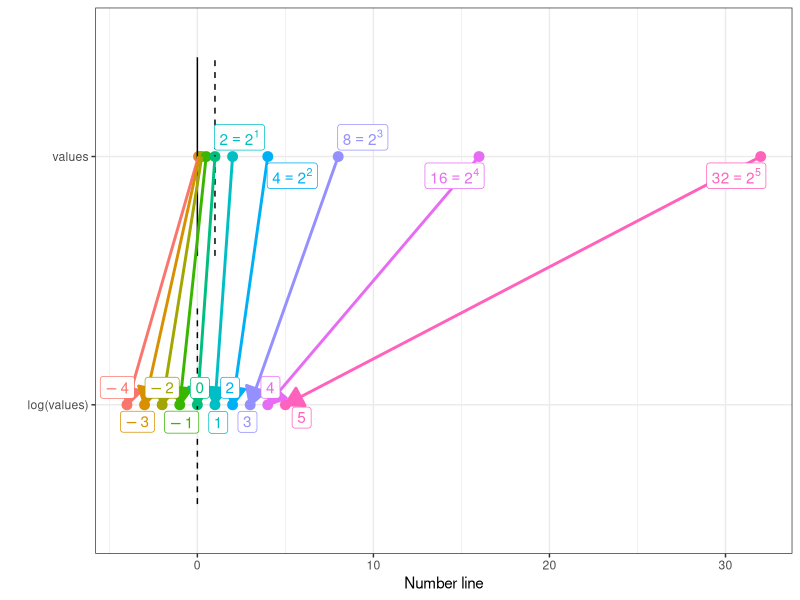
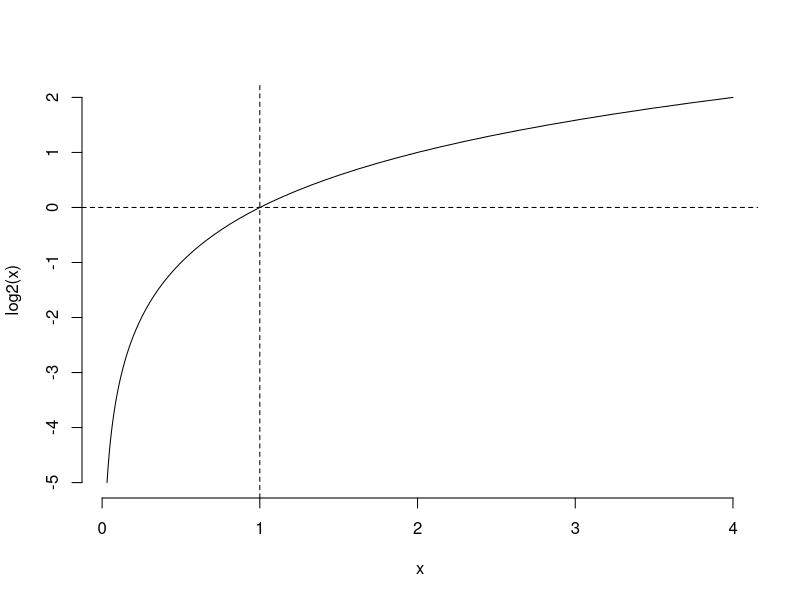
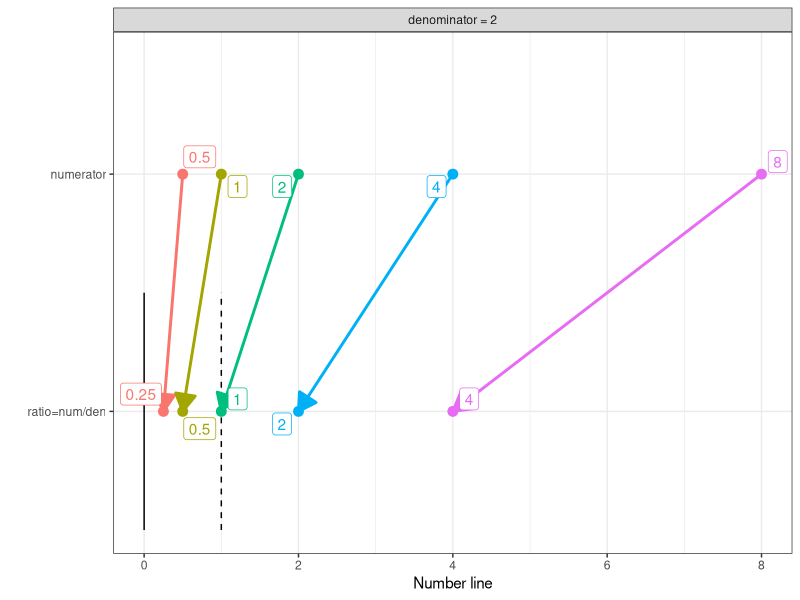
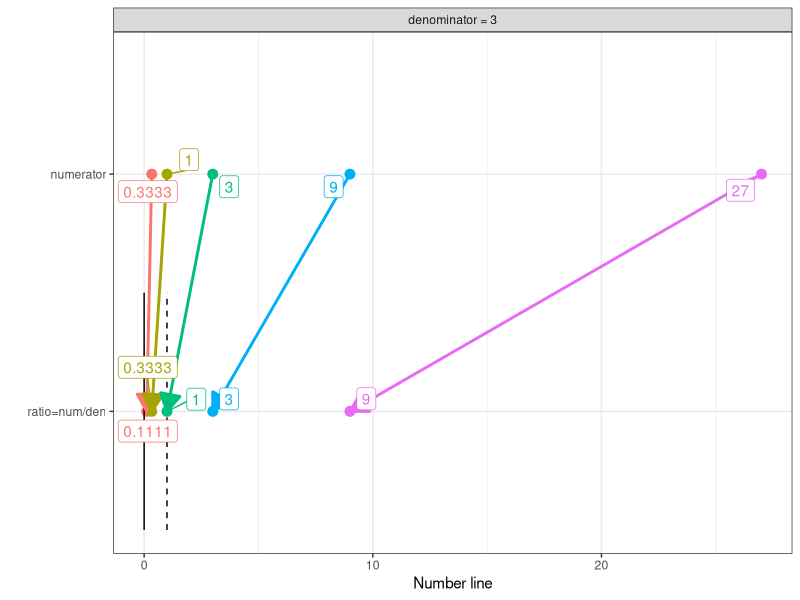
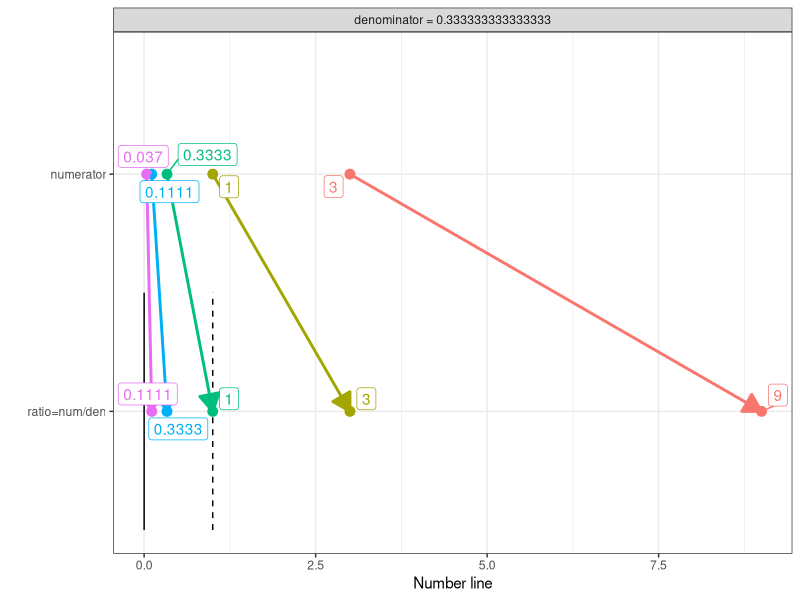

Generate these figures, in order, with R:

# ---- libs ----

library("dplyr") 
library("tidyr") 
library("ggplot2") 
library("ggrepel") 

# ---- plot_funcs ----

do_simple_log_plot <- function(x = 2 ^ seq(-5, 2, 0.1)) {
  plot(x, log2(x), type = "l", bty = "n")
  abline(h = 0, lty = 2)
  abline(v = 1, lty = 2)
}


create_ratio_scale_plot <- function(denom = 2, expon = seq(-1, 3)) {
    
  lab_fn <- function(string, prefix = "denominator = ") paste0(prefix, string)
  
  plot_df <-
    expand.grid(denominator = denom, exponent = expon) %>%
    as_tibble(.) %>%
    mutate(
      numerator = denominator ^ exponent, 
      id = LETTERS[1:nrow(.)], 
      `ratio=num/den` = numerator / denominator
    ) %>%
    select(-exponent) %>%
    pivot_longer(cols = -c(id, denominator)) 
  
  
  # plot_df$name <- factor(plot_df$name, levels = rev(c("numerator", "denominator", "ratio=num/den")))
  plot_df$name <- factor(plot_df$name, levels = rev(c("numerator", "ratio=num/den")))
  
  ratio_null_div1 <- data.frame(x1 = 1, x2 = 1, y1 = 0.5, y2 = 1.5)
  ratio_null_div2 <- data.frame(x1 = 0, x2 = 0, y1 = 0.5, y2 = 1.5)
  
  
  ggp_obj <-
    plot_df %>%
    arrange(id, name) %>%
    ggplot(aes(x = value, y = name, col = id, group = id)) +
    geom_point(size = 3) +
    geom_segment(
      aes(x = x1, y = y1, xend = x2, yend = y2, colour = "segment"), 
      data = ratio_null_div1, 
      inherit.aes = FALSE,
      lty = 2,
      col = "black"
    ) +
    geom_segment(
      aes(x = x1, y = y1, xend = x2, yend = y2, colour = "segment"), 
      data = ratio_null_div2, 
      inherit.aes = FALSE,
      lty = 1,
      col = "black"
    ) +
    # geom_vline(xintercept = 0, lty = 2) +
    # geom_line(data = tibble(y = factor("ratio"), x = c(0.7, 1.3)), aes(x=x, y=y), inherit.aes = FALSE) +
    geom_path(size = 1, arrow = grid::arrow(ends = "first", type = "closed", length = unit(0.5, "cm"))) +
    geom_label_repel(aes(label = round(value, 4))) +
    theme_bw() +
    theme(legend.position = "none") +
    labs(x = "Number line", y = "") +
    facet_wrap(~ denominator, labeller = as_labeller(lab_fn), ncol = 1)
     
  return(ggp_obj)
 
}

create_logratio_scale_plot <- function(denom = 2, expon = seq(-1, 3)) {
  
  # numerator <- denom ^ expon 
  # denominator <- denom
  lab_fn <- function(string, prefix = "denominator = ") paste0(prefix, string)
  
  
  plot_df <-
    expand.grid(denominator = denom, exponent = expon) %>%
    as_tibble(.) %>%
    mutate(
      numerator = denominator ^ exponent, 
      id = LETTERS[1:nrow(.)], 
      ratio = numerator / denominator,
      `log(ratio)=log(num/den)` = log2(ratio)
    ) %>%
    select(-exponent, -ratio) %>%
    pivot_longer(cols = -c(id, denominator)) 
  
  
  # plot_df$name <- factor(plot_df$name, levels = rev(c("numerator", "denominator", "ratio=num/den")))
  plot_df$name <- factor(plot_df$name, levels = rev(c("numerator", "log(ratio)=log(num/den)")))
  
  ratio_null_div1 <- data.frame(x1 = 0, x2 = 0, y1 = 0.5, y2 = 1.5)
  # ratio_null_div2 <- data.frame(x1 = 0, x2 = 0, y1 = 0.5, y2 = 1.5)
  
  
  ggp_obj <-
    plot_df %>%
    arrange(id, name) %>%
    ggplot(aes(x = value, y = name, col = id, group = id)) +
    geom_point(size = 3) +
    geom_segment(
      aes(x = x1, y = y1, xend = x2, yend = y2, colour = "segment"), 
      data = ratio_null_div1, 
      inherit.aes = FALSE,
      lty = 2,
      col = "black"
    ) +
    # geom_vline(xintercept = 0, lty = 2) +
    # geom_line(data = tibble(y = factor("ratio"), x = c(0.7, 1.3)), aes(x=x, y=y), inherit.aes = FALSE) +
    geom_path(size = 1, arrow = grid::arrow(ends = "first", type = "closed", length = unit(0.5, "cm"))) +
    geom_label_repel(aes(label = round(value, 4))) +
    theme_bw() +
    theme(legend.position = "none") +
    labs(x = "Number line", y = "") +
    facet_wrap(~ denominator, labeller = as_labeller(lab_fn), ncol = 1)
  
  return(ggp_obj)
  
}

create_val_to_log_scale_plot <- function(vals = 2 ^ seq(-4, 5)) {
  
  # numerator <- denom ^ expon 
  # denominator <- denom
  lab_fn <- function(string, prefix = "denominator = ") paste0(prefix, string)
  
  ratio_null_div0 <- data.frame(x1 = 0, x2 = 0, y1 = 1.6, y2 = 2.4)
  ratio_null_div1 <- data.frame(x1 = 1, x2 = 1, y1 = 1.6, y2 = 2.4)
  ratio_null_div2 <- data.frame(x1 = 0, x2 = 0, y1 = 0.6, y2 = 1.4)
  
  
  plot_df <-
    tibble(
      values = vals, 
      `log(values)` = log2(values)
    ) %>%
    mutate(
      id = LETTERS[1:nrow(.)]
    ) %>%
    pivot_longer(cols = -c(id)) 
  
  
  plot_df$name <- factor(plot_df$name, levels = rev(c("values", "log(values)")))
  plot_df$labs[plot_df$name == "values"] <- 
    paste0("==2^", log2(plot_df$value[plot_df$name == "values"]))
  plot_df$labs <- 
    paste0(
      round(plot_df$value, 4), 
      if_else(
        plot_df$name == "values", 
        plot_df$labs, 
        ""
      )
    )

  ggp_obj <-
    plot_df %>%
    arrange(id, name) %>%
    ggplot(aes(x = value, y = name, col = id, group = id)) +
    geom_point(size = 3) +
    geom_segment(
      aes(x = x1, y = y1, xend = x2, yend = y2, colour = "segment"), 
      data = ratio_null_div0, 
      inherit.aes = FALSE,
      lty = 1,
      col = "black"
    ) +
    geom_segment(
      aes(x = x1, y = y1, xend = x2, yend = y2, colour = "segment"), 
      data = ratio_null_div1, 
      inherit.aes = FALSE,
      lty = 2,
      col = "black"
    ) +
    geom_segment(
      aes(x = x1, y = y1, xend = x2, yend = y2, colour = "segment"), 
      data = ratio_null_div2, 
      inherit.aes = FALSE,
      lty = 2,
      col = "black"
    ) +
    geom_path(size = 1, arrow = grid::arrow(ends = "first", type = "closed", length = unit(0.5, "cm"))) +
    geom_label_repel(aes(label = labs), parse = TRUE) +
    theme_bw() +
    theme(legend.position = "none") +
    labs(x = "Number line", y = "")
  
  return(ggp_obj)
  
}

# ---- do_plots ----

create_val_to_log_scale_plot()
do_simple_log_plot()

create_ratio_scale_plot()
create_ratio_scale_plot(3)
create_ratio_scale_plot(1/3)
# create_logratio_scale_plot()
# create_logratio_scale_plot(expon = seq(-2, 4))


